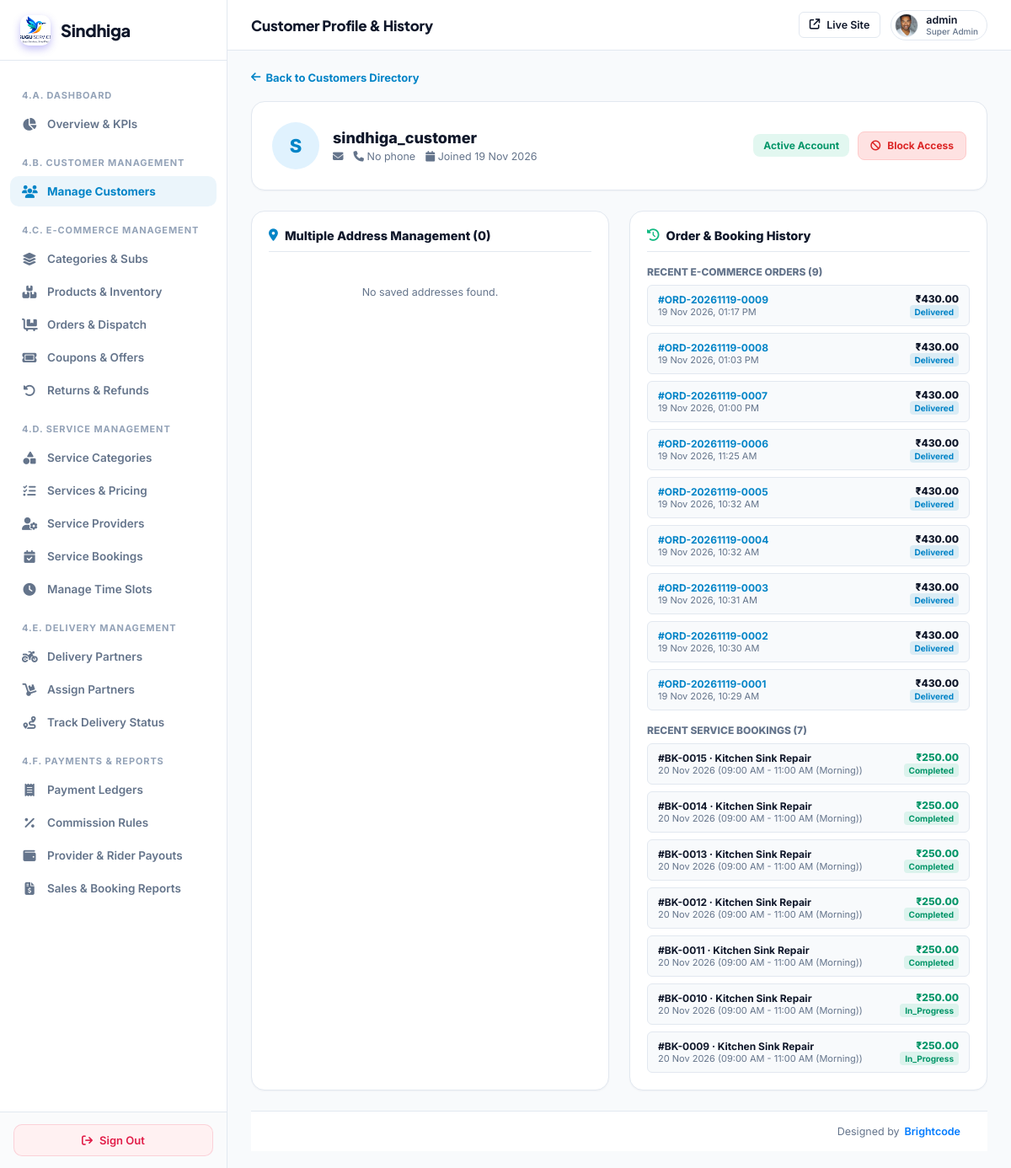
/super-admin/customers/131/ (signed in), run on an earlier commit of the app's database.
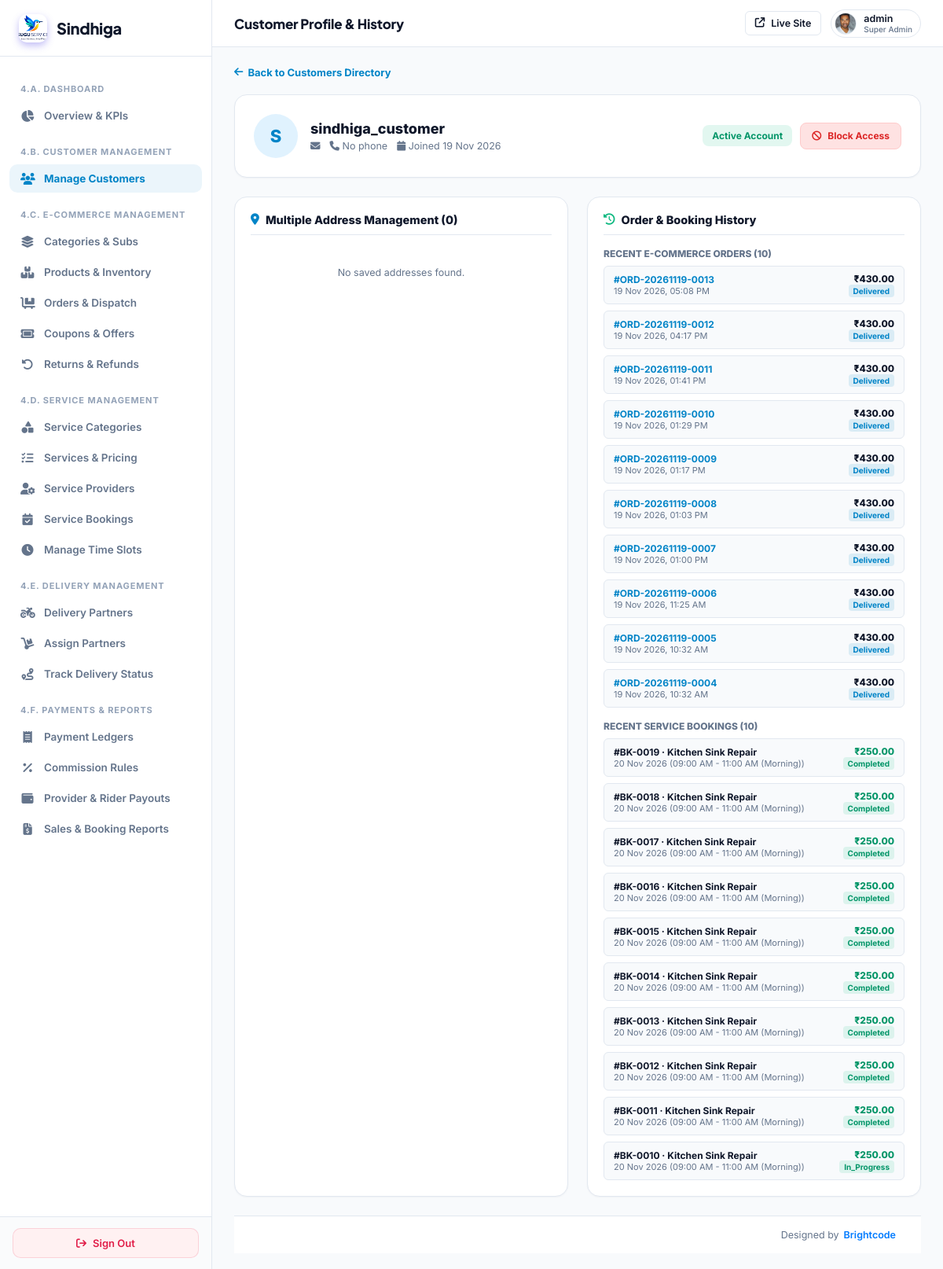
And on a later commit of the database.
### myapp/models.py (models this page shows, shortened)
class ProductOrder(models.Model):
    STATUS_CHOICES = (
        ('PENDING', 'Order Placed / Pending Confirmation'),
        ('CONFIRMED', 'Confirmed by Admin'),
        ('PACKED', 'Packed & Ready for Dispatch'),
        ('ASSIGNED', 'Assigned to Delivery Partner'),
        ('PICKED_UP', 'Picked Up by Delivery Partner'),
        ('OUT_FOR_DELIVERY', 'Out for Delivery'),
        ('DELIVERED', 'Delivered'),
        ('CANCELLED', 'Cancelled'),
        ('RETURN_REQUESTED', 'Return Requested'),
        ('RETURNED', 'Returned & Refunded'),
    )
    ASSIGNMENT_STATUS_CHOICES = (
        ('PENDING', 'Pending Partner Response'),
        ('ACCEPTED', 'Accepted by Delivery Partner'),
        ('REJECTED', 'Rejected by Delivery Partner'),
        ('COMPLETED', 'Delivery Completed'),
    )
    PAYMENT_METHOD_CHOICES = (
        ('COD', 'Cash on Delivery (COD)'),
        ('ONLINE', 'Online Payment (UPI/Card/NetBanking)'),
    )
    PAYMENT_STATUS_CHOICES = (
        ('PENDING', 'Pending'),
        ('PAID', 'Paid'),
        ('FAILED', 'Failed'),
        ('REFUNDED', 'Refunded'),
    )
    order_number = models.CharField(max_length=50, unique=True)
    customer = models.ForeignKey(CustomUser, on_delete=models.CASCADE, related_name='product_orders')
    delivery_partner = models.ForeignKey(CustomUser, on_delete=models.SET_NULL, null=True, blank=True, related_name='assigned_orders')
    shipping_address = models.ForeignKey(CustomerAddress, on_delete=models.SET_NULL, null=True, blank=True)
    customer_name = models.CharField(max_length=150)
    customer_phone = models.CharField(max_length=20)
    delivery_address_text = models.TextField()
    delivery_city = models.CharField(max_length=100, default='Ranchi')
    delivery_state = models.CharField(max_length=100, default='Jharkhand')
    delivery_pincode = models.CharField(max_length=20, default='834001')
    items_subtotal = models.DecimalField(max_digits=10, decimal_places=2, default=0.00)
    coupon = models.ForeignKey(Coupon, on_delete=models.SET_NULL, null=True, blank=True)
    coupon_discount = models.DecimalField(max_digits=10, decimal_places=2, default=0.00)
    delivery_fee = models.DecimalField(max_digits=10, decimal_places=2, default=0.00)
    total_amount = models.DecimalField(max_digits=10, decimal_places=2, default=0.00)
    payment_method = models.CharField(max_length=20, choices=PAYMENT_METHOD_CHOICES, default='COD')
    payment_status = models.CharField(max_length=20, choices=PAYMENT_STATUS_CHOICES, default='PENDING')
    transaction_id = models.CharField(max_length=100, blank=True, null=True)
    order_status = models.CharField(max_length=30, choices=STATUS_CHOICES, default='PENDING')
    delivery_assignment_status = models.CharField(max_length=20, choices=ASSIGNMENT_STATUS_CHOICES, default='PENDING')
    delivery_otp = models.CharField(max_length=6, blank=True, null=True)
    delivery_notes = models.TextField(blank=True, null=True)
    cancellation_reason = models.TextField(blank=True, null=True)
    created_at = models.DateTimeField(default=timezone.now)
    confirmed_at = models.DateTimeField(null=True, blank=True)
    packed_at = models.DateTimeField(null=True, blank=True)
    picked_up_at = models.DateTimeField(null=True, blank=True)
    delivered_at = models.DateTimeField(null=True, blank=True)
    updated_at = models.DateTimeField(auto_now=True)
    class Meta:
        ordering = ['-created_at']

class ServiceBooking(models.Model):
    STATUS_CHOICES = (
        ('pending', 'Pending Provider Assignment'),
        ('assigned', 'Provider Assigned / Awaiting Acceptance'),
        ('accepted', 'Accepted by Provider'),
        ('rejected', 'Rejected by Provider (Needs Reassignment)'),
        ('heading', 'Provider Heading to Location'),
        ('in_progress', 'Service In Progress'),
        ('completed', 'Service Completed'),
        ('cancelled', 'Booking Cancelled'),
    )
    customer = models.ForeignKey(CustomUser, on_delete=models.CASCADE, related_name='customer_bookings')
    vendor = models.ForeignKey(CustomUser, on_delete=models.SET_NULL, null=True, blank=True, related_name='vendor_bookings')
    quick_service = models.ForeignKey(QuickService, on_delete=models.SET_NULL, null=True, related_name='bookings')
    package_name = models.CharField(max_length=255)
    total_amount = models.DecimalField(max_digits=10, decimal_places=2)
    scheduled_date = models.DateField()
    scheduled_time = models.TimeField(null=True, blank=True)
    time_slot = models.CharField(max_length=100, blank=True, null=True, help_text="e.g. 10:00 AM - 12:00 PM")
    service_address = models.TextField()
    status = models.CharField(max_length=25, choices=STATUS_CHOICES, default='pending')
    rejection_reason = models.TextField(blank=True, null=True)
    customer_notes = models.TextField(blank=True, null=True)
    otp_code = models.CharField(max_length=6, blank=True, null=True)
    payment_status = models.CharField(max_length=20, default='pending', choices=[('pending', 'Pending'), ('paid', 'Paid'), ('failed', 'Failed')])
    payment_method = models.CharField(max_length=50, blank=True, null=True)
    transaction_reference = models.CharField(max_length=100, blank=True, null=True)
    additional_charges = models.DecimalField(max_digits=10, decimal_places=2, default=0.00)
    additional_notes = models.TextField(blank=True, null=True)
    completed_at = models.DateTimeField(null=True, blank=True)
    created_at = models.DateTimeField(default=timezone.now)
    updated_at = models.DateTimeField(auto_now=True)
    @property
    def service_provider(self):
        return self.vendor
    @property
    def booking_number(self):
        return f"BK-{self.id:04d}"
    @property
    def service_title(self):
        if self.quick_service:
            return self.quick_service.title
        return self.package_name or "Service Booking"
    @property
    def booking_date(self):
        return self.scheduled_date
    @property
    def booking_time_slot(self):
        return self.time_slot

class QuickService(models.Model):
    STATUS_CHOICES = (
        ('active', 'Active'),
        ('paused', 'Paused'),
        ('draft', 'Draft'),
    )
    vendor = models.ForeignKey(CustomUser, on_delete=models.CASCADE, related_name='vendor_services')
    title = models.CharField(max_length=255)
    category = models.ForeignKey('Category', on_delete=models.SET_NULL, null=True, blank=True)
    subcategory = models.ForeignKey('SubCategory', on_delete=models.SET_NULL, null=True, blank=True, related_name='quick_services')
    description = models.TextField(blank=True, null=True)
    base_price = models.DecimalField(max_digits=10, decimal_places=2, default=0.00)
    service_packages = models.JSONField(default=list, blank=True, null=True, help_text="List of packages/variants e.g. [{'name': 'Haircut', 'price': 150}]")
    location = models.ForeignKey('Location', on_delete=models.SET_NULL, null=True, blank=True)
    latitude = models.DecimalField(max_digits=9, decimal_places=6, null=True, blank=True, help_text="Vendor service latitude")
    longitude = models.DecimalField(max_digits=9, decimal_places=6, null=True, blank=True, help_text="Vendor service longitude")
    locality = models.CharField(max_length=255, null=True, blank=True, help_text="Colony/Locality name e.g. Lalpur, Doranda")
    service_radius_km = models.FloatField(default=10.0, help_text="Maximum service radius in km (default 10km)")
    image = models.ImageField(upload_to='quick_services/', null=True, blank=True)
    image_url = models.CharField(max_length=500, null=True, blank=True, help_text="Direct or preset image URL")
    inclusions = models.JSONField(default=list, blank=True, null=True, help_text="List of inclusions")
    exclusions = models.JSONField(default=list, blank=True, null=True, help_text="List of exclusions")
    tags = models.CharField(max_length=255, blank=True, null=True)
    gender = models.CharField(max_length=20, choices=(('women', 'Women Only'), ('men', 'Men Only'), ('all', 'Unisex / All')), default='all')
    delivery_mode = models.CharField(max_length=20, choices=(('home', 'At-Home Service'), ('parlour', 'In-Salon / Parlour Visit'), ('both', 'Both At-Home & Parlour')), default='both')
    duration = models.CharField(max_length=50, blank=True, null=True, default='45 mins')
    brand_name = models.CharField(max_length=150, blank=True, null=True, help_text="Product brand used e.g. O3+, L'Oreal, Kerastase, Philips")
    is_mono_pack = models.BooleanField(default=False, help_text="100% Sealed Single-Dose Mono Pack used")
    parlour_name = models.CharField(max_length=200, blank=True, null=True, help_text="Salon / Parlour branch name if in-salon service")
    status = models.CharField(max_length=20, choices=STATUS_CHOICES, default='active')
    created_at = models.DateTimeField(default=timezone.now)
    @property
    def user(self):
        """Backward-compatibility alias for vendor"""
        return self.vendor
    @property
    def budget(self):
        """Backward-compatibility alias for base_price"""
        return self.base_price

### myapp/sindhiga_superadmin_canonical_views.py (the view)
# urls.py: path('super-admin/customers/<int:user_id>/', canon_admin.super_admin_customer_detail, name='super_admin_customer_detail'),
@user_passes_test(super_admin_check, login_url='/super-admin/login/')
def super_admin_customer_detail(request, user_id):
    customer = get_object_or_404(CustomUser.objects.select_related('user_profile'), pk=user_id, role__in=['CUSTOMER', 'USER'])
    addresses = CustomerAddress.objects.filter(user=customer)
    orders = ProductOrder.objects.filter(customer=customer).order_by('-created_at')[:10]
    bookings = ServiceBooking.objects.filter(customer=customer).order_by('-created_at')[:10]
    return render(request, 'superadmin/customer_detail.html', {
        'customer': customer,
        'addresses': addresses,
        'orders': orders,
        'bookings': bookings
    })

### myapp/sindhiga_superadmin_canonical_views.py (called while the page is built)
def super_admin_check(user):
    return user.is_authenticated and (user.is_superuser or user.is_staff or getattr(user, 'role', '') == 'ADMIN')

### templates/superadmin/customer_detail.html (shortened to what the changed rows need)
{% extends 'superadmin/base.html' %}
{% block content %}
<div class="card" style="padding: 24px; margin-bottom: 24px; display: flex; flex-wrap: wrap; justify-content: space-between; align-items: center; gap: 16px;">
  <div style="display: flex; align-items: center; gap: 16px;">
    <div>
      <h2 style="font-size: 18px; font-weight: 800; color: var(--text-main); margin: 0;">
        {{ customer.get_full_name|default:customer.username }}
      </h2>
    </div>
  </div>
</div>
<div style="display: grid; grid-template-columns: repeat(auto-fit, minmax(360px, 1fr)); gap: 24px;">
  <div class="card" style="padding: 20px;">
    <div style="margin-bottom: 16px;">
      <h4 style="font-size: 12px; font-weight: 800; text-transform: uppercase; color: var(--text-muted); margin: 0 0 8px;">Recent E-Commerce Orders ({{ orders.count }})</h4>
      <div style="display: flex; flex-direction: column; gap: 8px;">
        {% for o in orders %}
        <div style="display: flex; justify-content: space-between; align-items: center; padding: 8px 12px; background: #f8fafc; border: 1px solid var(--border); border-radius: 6px; font-size: 12px;">
          <div>
            <a href="{% url 'super_admin_ecom_order_detail' o.id %}" style="font-weight: 700; color: var(--accent); text-decoration: none;">#{{ o.order_number }}</a>
            <div style="font-size: 11px; color: var(--text-muted);">{{ o.created_at|date:"d M Y, h:i A" }}</div>
          </div>
          <div style="text-align: right;">
            <div style="font-weight: 800; color: var(--text-main);">₹{{ o.total_amount }}</div>
            <span class="badge" style="font-size: 10px; padding: 2px 6px; border-radius: 4px; background: rgba(2,132,199,0.12); color: #0284c7;">{{ o.get_order_status_display }}</span>
          </div>
        </div>
        {% empty %}
        <div style="font-size: 12px; color: var(--text-muted); padding: 8px 0;">No e-commerce orders placed yet.</div>
        {% endfor %}
      </div>
    </div>
    <div>
      <h4 style="font-size: 12px; font-weight: 800; text-transform: uppercase; color: var(--text-muted); margin: 0 0 8px;">Recent Service Bookings ({{ bookings.count }})</h4>
      <div style="display: flex; flex-direction: column; gap: 8px;">
        {% for b in bookings %}
        <div style="display: flex; justify-content: space-between; align-items: center; padding: 8px 12px; background: #f8fafc; border: 1px solid var(--border); border-radius: 6px; font-size: 12px;">
          <div>
            <span style="font-weight: 700; color: var(--text-main);">#{{ b.booking_number }} · {{ b.service_title|truncatechars:24 }}</span>
            <div style="font-size: 11px; color: var(--text-muted);">{{ b.booking_date|date:"d M Y" }} ({{ b.booking_time_slot }})</div>
          </div>
          <div style="text-align: right;">
            <div style="font-weight: 800; color: #059669;">₹{{ b.total_amount }}</div>
            <span class="badge" style="font-size: 10px; padding: 2px 6px; border-radius: 4px; background: rgba(16,185,129,0.12); color: #059669;">{{ b.status|title }}</span>
          </div>
        </div>
        {% empty %}
        <div style="font-size: 12px; color: var(--text-muted); padding: 8px 0;">No home service bookings yet.</div>
        {% endfor %}
      </div>
    </div>
  </div>
</div>
{% endblock %}

What changed in the data, as far as the page shows it:
no longer on this page (row unchanged): ProductOrder: order_number "ORD-20261119-0003", created_at "19 Nov 2026, 10:31 AM", total_amount "430.00", order_status "Delivered"
no longer on this page (row unchanged): ProductOrder: order_number "ORD-20261119-0002", created_at "19 Nov 2026, 10:30 AM", total_amount "430.00", order_status "Delivered"
no longer on this page (row unchanged): ProductOrder: order_number "ORD-20261119-0001", created_at "19 Nov 2026, 10:29 AM", total_amount "430.00", order_status "Delivered"
no longer on this page (row unchanged): ServiceBooking: booking_number "BK-0009", service_title "Kitchen Sink Repair", booking_date "20 Nov 2026", booking_time_slot "09:00 AM - 11:00 AM (Morning)", total_amount "250.00", status "In_Progress"
added ProductOrder: order_number "ORD-20261119-0013", created_at "19 Nov 2026, 05:08 PM", total_amount "430.00", order_status "Delivered"
added ProductOrder: order_number "ORD-20261119-0012", created_at "19 Nov 2026, 04:17 PM", total_amount "430.00", order_status "Delivered"
added ProductOrder: order_number "ORD-20261119-0011", created_at "19 Nov 2026, 01:41 PM", total_amount "430.00", order_status "Delivered"
added ProductOrder: order_number "ORD-20261119-0010", created_at "19 Nov 2026, 01:29 PM", total_amount "430.00", order_status "Delivered"
added ServiceBooking: booking_number "BK-0019", service_title "Kitchen Sink Repair", booking_date "20 Nov 2026", booking_time_slot "09:00 AM - 11:00 AM (Morning)", total_amount "250.00", status "Completed"
added ServiceBooking: booking_number "BK-0018", service_title "Kitchen Sink Repair", booking_date "20 Nov 2026", booking_time_slot "09:00 AM - 11:00 AM (Morning)", total_amount "250.00", status "Completed"
added ServiceBooking: booking_number "BK-0017", service_title "Kitchen Sink Repair", booking_date "20 Nov 2026", booking_time_slot "09:00 AM - 11:00 AM (Morning)", total_amount "250.00", status "Completed"
added ServiceBooking: booking_number "BK-0016", service_title "Kitchen Sink Repair", booking_date "20 Nov 2026", booking_time_slot "09:00 AM - 11:00 AM (Morning)", total_amount "250.00", status "Completed"
Also different on the page:
{{ orders.count }}: "9" → "10"
{{ bookings.count }}: "7" → "10"
